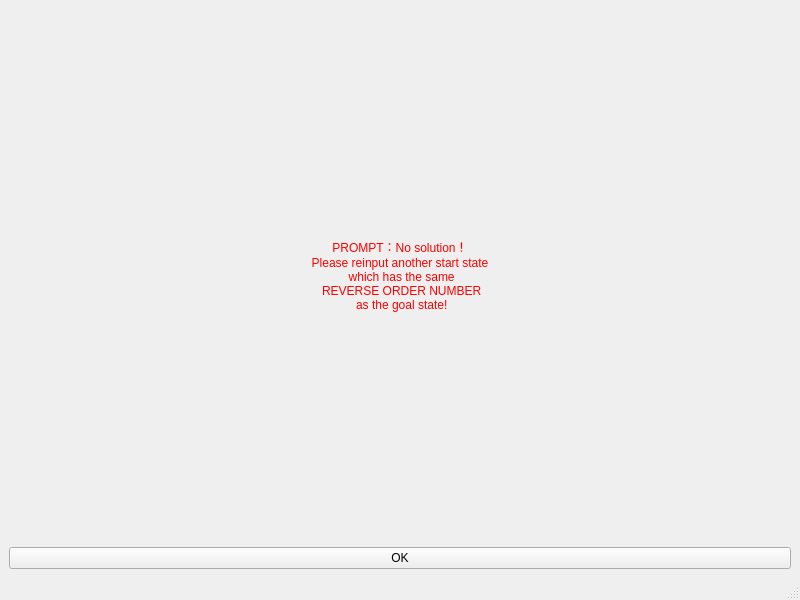
<?xml version="1.0" encoding="UTF-8"?>
<ui version="4.0">
 <class>prompt</class>
 <widget class="QMainWindow" name="prompt">
  <property name="geometry">
   <rect>
    <x>0</x>
    <y>0</y>
    <width>800</width>
    <height>600</height>
   </rect>
  </property>
  <property name="windowTitle">
   <string>MainWindow</string>
  </property>
  <widget class="QWidget" name="centralwidget">
   <layout class="QGridLayout" name="gridLayout">
    <item row="0" column="0">
     <widget class="QLabel" name="label">
      <property name="styleSheet">
       <string notr="true">font: 18pt &quot;Adobe 楷体 Std R&quot;;
color: rgb(255, 0, 0);</string>
      </property>
      <property name="frameShape">
       <enum>QFrame::NoFrame</enum>
      </property>
      <property name="text">
       <string>PROMPT：No solution！
Please reinput another start state
 which has the same
 REVERSE ORDER NUMBER
 as the goal state!</string>
      </property>
      <property name="alignment">
       <set>Qt::AlignCenter</set>
      </property>
     </widget>
    </item>
    <item row="1" column="0">
     <widget class="QPushButton" name="pushButton">
      <property name="styleSheet">
       <string notr="true">font: 20pt &quot;华文楷体&quot;;</string>
      </property>
      <property name="text">
       <string>OK</string>
      </property>
     </widget>
    </item>
   </layout>
  </widget>
  <widget class="QStatusBar" name="statusbar"/>
 </widget>
 <resources/>
 <connections/>
</ui>
